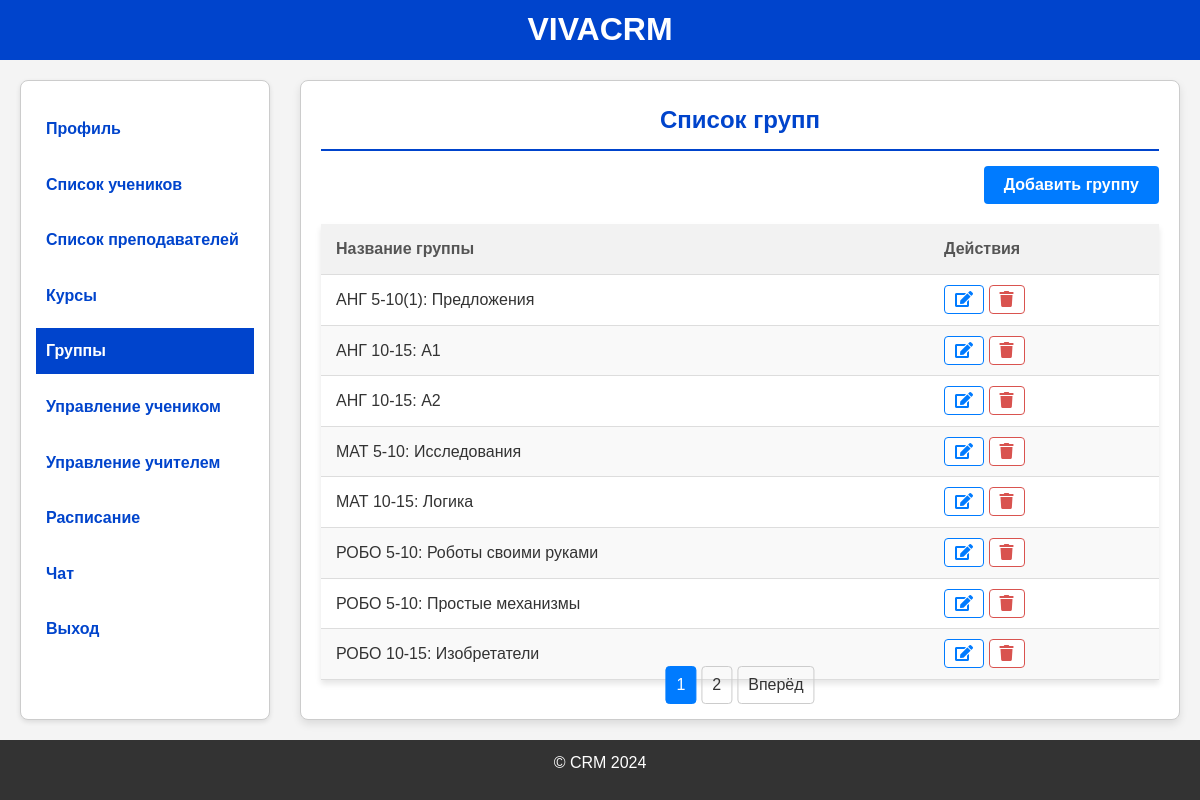
The app's page /groups (signed in) with its own data.
### models.py (models this page shows)
class Group(db.Model):
    id = db.Column(db.Integer, primary_key=True)
    group_name = db.Column(db.String(100), nullable=False)
    students = db.relationship('ManageStudent', back_populates='group')

### app.py (the view, shortened to what this page needs)
@app.route('/groups', methods=['GET', 'POST'])
@login_required
@role_required('Администратор')
def list_groups():
    form = GroupForm()  # Пример формы, которую нужно создать
    administrator = Administrator.query.filter_by(admin_id=current_user.id).first()
    groups = Group.query.all()
    page = request.args.get('page', 1, type=int)
    per_page = 8
    pagination = Group.query.paginate(page=page, per_page=per_page)
    groups = pagination.items
    return render_template('groups.html', form=form, groups=groups, administrator=administrator, pagination=pagination)

### app.py (called while the page is built)
@login_manager.user_loader
def load_user(user_id):
    return Users.query.get(int(user_id))

def role_required(*roles):
    def decorator(f):
        @wraps(f)
        def wrapped(*args, **kwargs):
            if not current_user.is_authenticated or current_user.role not in roles:
                flash('Недостаточно прав доступа', 'danger')
                return redirect(url_for('login'))
            return f(*args, **kwargs)
        return wrapped
    return decorator

### templates/groups.html (shortened to what this page needs)
{% extends "base_administrator.html" %}
{% block content %}
<div class="group-form">
    <h2>Список групп</h2>
    <div class="group-btn-container">
        <button id="openAddGroupModal" class="add-group-link">Добавить группу</button>
    </div>
    <table class="group-list-table" id="groupListTable">
        <thead>
            <tr>
                <th>Название группы</th>
                <th>Действия</th>
            </tr>
        </thead>
        <tbody>
            {% for group in groups %}
            <tr>
                <td>{{ group.group_name }}</td>
                <td>
                    <a href="{{ url_for('edit_group', id=group.id) }}" class="btn-edit"><i class="fa fa-edit"></i></a>
                    <a href="{{ url_for('delete_group', id=group.id) }}" class="btn-danger"><i class="fa fa-trash"></i></a>
                </td>
            </tr>
            {% endfor %}
        </tbody>
    </table>
    <div class="pagination">
        {% for page_num in pagination.iter_pages(left_edge=2, right_edge=2, left_current=2, right_current=2) %}
            {% if page_num %}
                {% if page_num == pagination.page %}
                    <span class="current">{{ page_num }}</span>
                {% else %}
                    <a href="{{ url_for('list_groups', page=page_num) }}">{{ page_num }}</a>
                {% endif %}
            {% else %}
                <span class="ellipsis">…</span>
            {% endif %}
        {% endfor %}
        {% if pagination.has_next %}
            <a href="{{ url_for('list_groups', page=pagination.next_num) }}">Вперёд</a>
        {% endif %}
    </div>
</div>
{% endblock %}

### static/styles/base_administrator.css (style rules this page uses)
* { margin: 0; padding: 0; box-sizing: border-box; }
html, body { height: 100%; display: flex; flex-direction: column; }
body { font-family: Arial, sans-serif; line-height: 1.6; background-color: #f4f4f4; color: #333; }
.btn-edit, .btn-danger { padding: 5px 10px; text-decoration: none; border-radius: 4px; transition: all 0.3s ease; font-weight: bold; }
.btn-edit { color: #007bff; border: 1px solid #007bff; background-color: white; }
.btn-danger { color: #d9534f; border: 1px solid #d9534f; background-color: white; }

### static/styles/course.css (style rules this page uses)
table { width: 100%; border-collapse: collapse; margin-top: 20px; background-color: #fff; box-shadow: 0px 4px 6px rgba(0, 0, 0, 0.1); }
th, td { padding: 12px 15px; text-align: left; border-bottom: 1px solid #ddd; }
th { background-color: #f2f2f2; color: #555; }
tr:nth-child(even) { background-color: #f9f9f9; }
.pagination { position: absolute; bottom: 15px; left: 50%; transform: translateX(-50%); display: flex; justify-content: center; gap: 5px; }
.pagination a, .pagination span { padding: 5px 10px; border: 1px solid #ccc; text-decoration: none; color: #333; border-radius: 4px; }
.pagination .current { background-color: #007bff; color: white; border-color: #007bff; }

### static/styles/group.css (style rules this page uses)
.group-form { position: relative; padding-bottom: 50px; width: 100%; margin: 0px auto; background: #ffffff; border: 1px solid #ccc; border-radius: 8px; box-shadow: 0 4px 8px rgba(0, 0, 0, 0.1); padding: 20px; min-height: calc(100vh - 160px); }
.group-form h2 { color: #0044cc; text-align: center; border-bottom: 2px solid #0044cc; padding-bottom: 10px; font-weight: bold; }
.add-group-link { display: block; text-align: right; text-decoration: none; color: #007bff; font-weight: bold; }
table { width: 100%; border-collapse: collapse; margin-top: 20px; background-color: #fff; box-shadow: 0px 4px 6px rgba(0, 0, 0, 0.1); }
th, td { padding: 12px 15px; text-align: left; border-bottom: 1px solid #ddd; }
th { background-color: #f2f2f2; color: #555; }
tr:nth-child(even) { background-color: #f9f9f9; }
.group-btn-container { display: flex; justify-content: flex-end; margin-top: 15px; }
.pagination { position: absolute; bottom: 15px; left: 50%; transform: translateX(-50%); display: flex; justify-content: center; gap: 5px; }
.pagination a, .pagination span { padding: 5px 10px; border: 1px solid #ccc; text-decoration: none; color: #333; border-radius: 4px; }
.pagination .current { background-color: #007bff; color: white; border-color: #007bff; }

### static/styles/student_list.css (style rules this page uses)
table { width: 100%; border-collapse: collapse; margin-top: 20px; background-color: #fff; box-shadow: 0px 4px 6px rgba(0, 0, 0, 0.1); }
th, td { padding: 12px 15px; text-align: left; border-bottom: 1px solid #ddd; }
th { background-color: #f2f2f2; color: #555; }
tr:nth-child(even) { background-color: #f9f9f9; }
.pagination { position: absolute; bottom: 15px; left: 50%; transform: translateX(-50%); display: flex; justify-content: center; gap: 5px; }
.pagination a, .pagination span { padding: 5px 10px; border: 1px solid #ccc; text-decoration: none; color: #333; border-radius: 4px; }
.pagination .current { background-color: #007bff; color: white; border-color: #007bff; }

### static/styles/teachers_list.css (style rules this page uses)
table { width: 100%; border-collapse: collapse; margin-top: 20px; background-color: #fff; box-shadow: 0px 4px 6px rgba(0, 0, 0, 0.1); }
th, td { padding: 12px 15px; text-align: left; border-bottom: 1px solid #ddd; }
th { background-color: #f2f2f2; color: #555; }
tr:nth-child(even) { background-color: #f9f9f9; }
.pagination { position: absolute; bottom: 15px; left: 50%; transform: translateX(-50%); display: flex; justify-content: center; gap: 5px; }
.pagination a, .pagination span { padding: 5px 10px; border: 1px solid #ccc; text-decoration: none; color: #333; border-radius: 4px; }
.pagination .current { background-color: #007bff; color: white; border-color: #007bff; }

### static/styles/management.css (style rules this page uses)
table { width: 100%; border-collapse: collapse; margin-top: 20px; background-color: #fff; box-shadow: 0px 4px 6px rgba(0, 0, 0, 0.1); }
th, td { padding: 12px 15px; text-align: left; border-bottom: 1px solid #ddd; }
th { background-color: #f2f2f2; color: #555; }
tr:nth-child(even) { background-color: #f9f9f9; }
.pagination { position: absolute; bottom: 15px; left: 50%; transform: translateX(-50%); display: flex; justify-content: center; gap: 5px; }
.pagination a, .pagination span { padding: 5px 10px; border: 1px solid #ccc; text-decoration: none; color: #333; border-radius: 4px; }
.pagination .current { background-color: #007bff; color: white; border-color: #007bff; }

### records on screen
Group: group_name "АНГ 5-10(1): Предложения"
Group: group_name "АНГ 10-15: A1"
Group: group_name "АНГ 10-15: A2"
Group: group_name "МАТ 5-10: Исследования"
Group: group_name "МАТ 10-15: Логика"
Group: group_name "РОБО 5-10: Роботы своими руками"
Group: group_name "РОБО 5-10: Простые механизмы"
Group: group_name "РОБО 10-15: Изобретатели"

### other values on screen
{{ page_num }} "1"
{{ page_num }} "2"
